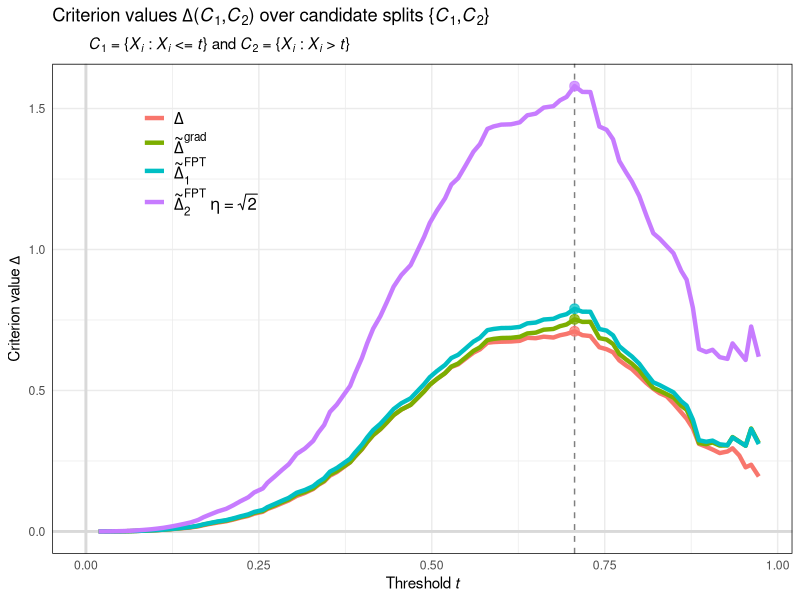

Write the R code that produced this figure.
####################################################################################################
# example-criteria-comparison.R
# Toy model to form a visual comparison of the target \Delta splitting criterion, the
# approximate \widetilde\Delta criterion specified by GRF-grad, and the approximate
# \tilde\Delta criteria specified by GRF-FPT under "step size" \eta = 1 and \eta = \sqrt{2}.
#
# Data-generating model (VCM):
#   Y_i = W_i^\top \theta^*(X_i) + \espilon_i
# where
#   * covariates X_i ~ Unif[0,1] (1-dimensional uniform),
#   * regressors W_i ~ N_2(0, I) (2-dimension Gaussian),
#   * noise \epsilon_i ~ N(0, 1),
#   * VCM effect functions \theta^*(x) = (\theta_1^*(x), \theta_2^*(x)) where
#       \theta_1^*(x) := \sin(2 \pi x),
#       \theta_2^*(x) := x.
#
####################################################################################################
library(ggplot2)
library(tidyr)
library(purrr)
library(dplyr)

#--------------------------------------------------
#----- Helper functions
#--------------------------------------------------
#--- VCM effect functions for K = 2
theta_FUN <- function(x) c(sin(2 * pi * x), x)

#--- VCM score function
psi_FUN <- function(theta, nu, yvec, wmat) {
  D <- cbind(1, wmat)
  params <- c(nu, theta)
  sweep(D, 1, yvec - D %*% params, FUN = "*")
}

#--- OLS coefficient calculator (used for \hat\theta_C)
lmcoef_FUN <- function(yvec, wmat) unname(coef(lm(yvec ~ wmat)))

#--- Child \hat\theta_C calculator
thetahatC_FUN <- function(C, yvec, wmat) {
  yy <- yvec[C]
  ww <- wmat[C,,drop=F]
  lmcoef_FUN(yy, ww)[-1]
}
#--- Child \tilde\theta_C calculator 
thetatildeC_FUN <- function(C, theta0, rho) theta0 + colMeans(rho[C,,drop=F])

#--- Gradient matrix estimator -A_P
A_FUN <- function(wmat) -crossprod(cbind(1, wmat))/nrow(wmat)

#--------------------------------------------------
#----- Generate data
#--------------------------------------------------
set.seed(1)
n <- 5000
K <- 2
sig.eps <- 1
sig.W <- 1

eta.new <- sqrt(2)

#--- "Selector" matrix such that \xi^\top (nu, \theta_1, \theta_2) = (\theta_1, \theta_2)
xi <- diag(c(0, rep(1, K)), nrow = K + 1, ncol = K + 1)[,-1]

#--- Covariates, regressors, noise, effects, outcomes
X <- matrix(sort(runif(n * 1)), nrow = n)
W <- matrix(rnorm(n * K, 0, sig.W), nrow = n)
eps <- rnorm(n, 0, sig.eps)
thetaX <- t(apply(X, 1, theta_FUN))
Y <- rowSums(thetaX * W) + eps

#--------------------------------------------------
#----- Compute criteria by definition
#--------------------------------------------------
lmcoefs.P <- lmcoef_FUN(Y, W)
thetahat.P <- lmcoefs.P[-1]
nuhat.P <- lmcoefs.P[1]

psi.P <- psi_FUN(thetahat.P, nuhat.P, Y, W)
A.P <- A_FUN(W)
A.Pinv <- solve(A.P)

rho.grad <- -t(t(xi) %*% A.Pinv %*% t(psi.P))
rho.FPT <- 1 * t(t(xi) %*% t(psi.P))

thresholds <- X[-length(X),] + diff(X)/2
thresholds <- tail(head(thresholds, -100),-100)
thresholds <- thresholds[seq(1, length(thresholds), by = 50)]

idx <- lapply(thresholds, function(thresh) X <= thresh)
C.list <- lapply(idx, function(i) list(C1 = which(i), C2 = which(!i)))

#--- Compute fitted versions of \theta
theta.fits <- lapply(C.list, function(split) {
  lapply(split, function(Cj) {
    thetahat <- thetahatC_FUN(Cj, Y, W)
    thetatilde.grad <- thetatildeC_FUN(Cj, thetahat.P, rho.grad)
    thetatilde.FPT  <- thetatildeC_FUN(Cj, thetahat.P, rho.FPT)
    thetatilde.FPT2 <- thetatildeC_FUN(Cj, thetahat.P, eta.new * rho.FPT)
    list(hat = thetahat, 
         tilde.grad = thetatilde.grad, 
         tilde.FPT  = thetatilde.FPT,
         tilde.FPT2 = thetatilde.FPT2)
  }) |> 
    purrr::list_transpose() |>
    lapply(simplify2array)
}) |>
  purrr::list_transpose() |>
  lapply(simplify2array)

#--- Extract fits
thetahat.C1 <- t(theta.fits$hat[,"C1",])
thetatilde.C1.grad <- t(theta.fits$tilde.grad[,"C1",])
thetatilde.C1.FPT  <- t(theta.fits$tilde.FPT[,"C1",])
thetatilde.C1.FPT2 <- t(theta.fits$tilde.FPT2[,"C1",])

thetahat.C2 <- t(theta.fits$hat[,"C2",])
thetatilde.C2.grad <- t(theta.fits$tilde.grad[,"C2",])
thetatilde.C2.FPT  <- t(theta.fits$tilde.FPT[,"C2",])
thetatilde.C2.FPT2 <- t(theta.fits$tilde.FPT2[,"C2",])

#--- Compute criteria and maximizing indices
crit.coef <- sapply(C.list, function(splits) length(splits$C1) * length(splits$C1)/n^2)
Delta <- crit.coef * apply(thetahat.C1 - thetahat.C2, 1, function(x) sum(x^2))
Deltatilde.grad <- crit.coef * apply(thetatilde.C1.grad - thetatilde.C2.grad, 1, function(x) sum(x^2))
Deltatilde.FPT  <- crit.coef * apply(thetatilde.C1.FPT - thetatilde.C2.FPT, 1, function(x) sum(x^2))
Deltatilde.FPT2 <- crit.coef * apply(thetatilde.C1.FPT2 - thetatilde.C2.FPT2, 1, function(x) sum(x^2))

Delta.list <- list(
  target = Delta,
  grad   = Deltatilde.grad,
  FPT    = Deltatilde.FPT,
  FPT2   = Deltatilde.FPT2
)

#--------------------------------------------------
#----- Plots
#--------------------------------------------------
gg_color_hue <- function(n) {
  hues = seq(15, 375, length = n + 1)
  hcl(h = hues, l = 65, c = 100)[1:n]
}

my.cols <- gg_color_hue(4)

df.Delta <- mapply(
  function(dlt, id) bind_cols(threshold = thresholds, Delta = dlt, id = id),
  Delta.list, 
  list("target", "grad", "FPT", "FPT2"), 
  SIMPLIFY = FALSE) |>
  bind_rows() |>
  mutate(id = factor(id, levels = c("target", "grad", "FPT", "FPT2")))

Delta.max <- sapply(Delta.list, function(dlt) {
  c("x" = thresholds[which.max(dlt)], "y" = max(dlt))
})

plt <- ggplot(df.Delta, aes(x = threshold, y = Delta, color = id)) + 
  labs(y = expression("Criterion value"~Delta),
       x = expression("Threshold "*italic(t))) +
  ggtitle(expression("Criterion values"~Delta*"("*phantom("")*italic(C)[1]*","*italic(C)[2]*")"~"over candidate splits"~"{"*phantom("")*italic(C)[1]*","*italic(C)[2]*"}"),
          subtitle = expression(
            "\t"~italic(C)[1]~"= {"*phantom("")*italic(X)[italic(i)]*" : "*italic(X)[italic(i)]*" <= "*italic(t)*"}"~"and"~italic(C)[2]~"= {"*phantom("")*italic(X)[italic(i)]*" : "*italic(X)[italic(i)]*" > "*italic(t)*"}")
  ) + 
  geom_vline(xintercept = 0, linewidth = 1, color = "gray85") + 
  geom_hline(yintercept = 0, linewidth = 1, color = "gray85") + 
  geom_vline(xintercept = thresholds[which.max(Delta)], linewidth = 0.5, color = "gray50", lty = "dashed") + 
  geom_line(linewidth = 1.5) + 
  annotate("point", x = Delta.max["x", "target"], y = Delta.max["y", "target"], color = ggplot2::alpha(my.cols[1], 0.75), size = 3) + 
  annotate("point", x = Delta.max["x", "grad"], y = Delta.max["y", "grad"], color = ggplot2::alpha(my.cols[2], 0.75), size = 3) + 
  annotate("point", x = Delta.max["x", "FPT"], y = Delta.max["y", "FPT"], color = ggplot2::alpha(my.cols[3], 0.75), size = 3) + 
  annotate("point", x = Delta.max["x", "FPT2"], y = Delta.max["y", "FPT2"], color = ggplot2::alpha(my.cols[4], 0.75), size = 3) + 
  scale_color_manual(
    values = my.cols,
    labels = expression(Delta, 
                        tilde(Delta)^{grad}, 
                        tilde(Delta)[1]^{FPT}, 
                        tilde(Delta)[2]^{FPT}~eta~"="~sqrt(2))) + 
  theme_minimal() +
  theme(
    panel.border = element_rect(fill = NA),
    legend.text = element_text(size = 12),
    legend.title = element_blank(),
    legend.position = "inside",
    legend.position.inside = c(0.2,0.8)
  )
pdf("figures/example-criteria-comparison.pdf", width = 7, height = 6)
plt
dev.off()
